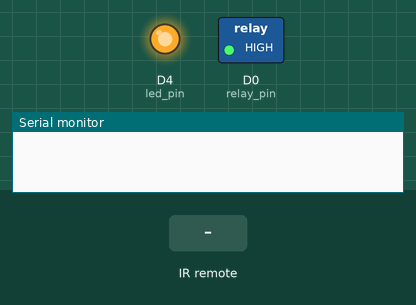
A sketch run on a simulated ESP8266 (NodeMCU). Parts: switched loads named in the sketch (green lamp = pin HIGH), output pins drawn as LEDs (lit = HIGH), the last lines printed to the serial monitor. Inputs (shaded band) come from the test bench.

Above: at 1.2 s.
1.3 s: infrared code 0x32E9 received
At 2.5 s:
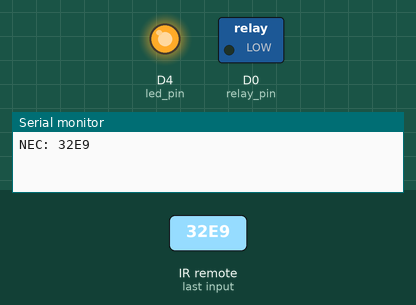
2.8 s: infrared code 0x52E9 received
At 3.7 s:
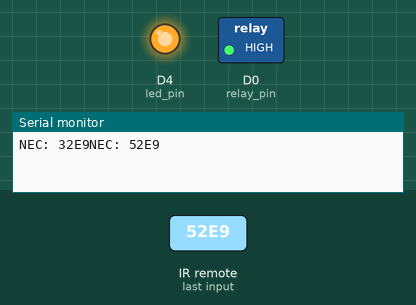
Timing chart, 0 to 5.8 s (numbered marks = the images above; inputs shaded):
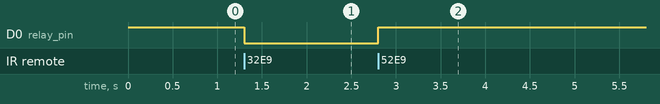

The sketch:

ir_reader.ino
```cpp
#ifndef UNIT_TEST
#include <Arduino.h>
#endif
#include <IRremoteESP8266.h>
#include <IRrecv.h>
#include <IRutils.h>
#include <ESP8266WiFi.h>

const int RECV_PIN = D1;
const int relay_pin = D0;
const int led_pin = 2;

IRrecv irrecv(RECV_PIN);

decode_results results;

void setup()
{
  Serial.begin(9600);
  irrecv.enableIRIn(); // Start the receiver

  pinMode(relay_pin, OUTPUT);
  pinMode(led_pin, OUTPUT);

  digitalWrite(relay_pin, HIGH);
  digitalWrite(led_pin, HIGH);

  WiFi.mode(WIFI_OFF);
}

void loop() {
  if (irrecv.decode(&results)) {
     digitalWrite(led_pin, LOW);
    if (results.decode_type == NEC) {
      Serial.print("NEC: ");
    } else if (results.decode_type == SONY) {
      Serial.print("SONY: ");
    } else if (results.decode_type == RC5) {
      Serial.print("RC5: ");
    } else if (results.decode_type == RC6) {
      Serial.print("RC6: ");
    } else if (results.decode_type == UNKNOWN) {
      Serial.print("UNKNOWN: ");
    }
    serialPrintUint64(results.value, HEX);
    if (results.value == 21225) {
      digitalWrite(relay_pin, HIGH);
    } else if (results.value == 13033)    {
      digitalWrite(relay_pin, LOW);
    }
    irrecv.resume(); // Receive the next value
  }
  digitalWrite(led_pin, HIGH);
}
```

Measured:
- after the input at 1.3 s, D0 (relay_pin): HIGH → LOW at once
- after the input at 2.8 s, D0 (relay_pin): LOW → HIGH at once
